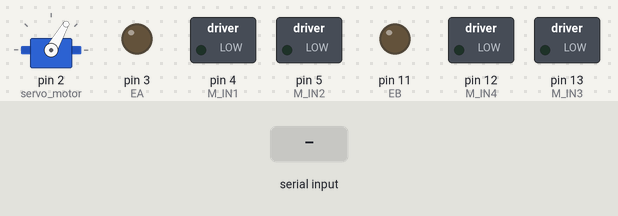
The sketch below on a simulated Arduino Uno, built with avr-gcc and run on an emulated ATmega328P. On the bench: servo, switched loads named in the sketch (green lamp = pin HIGH), output pins drawn as LEDs (lit = HIGH). Inputs (shaded band) come from the test bench.

Above: at 3.2 s.
3.3 s: "a" received over Serial
At 4.31 s:
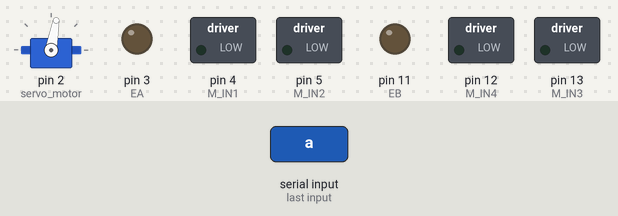
At 5.31 s:
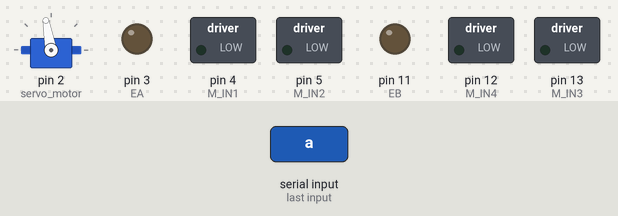
6.3 s: "s" received over Serial
At 12.9 s:
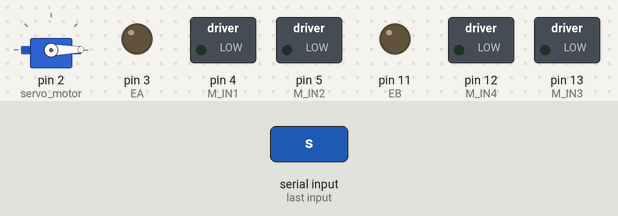
Timing chart, 0 to 14.4 s (numbered marks = the images above; inputs shaded):
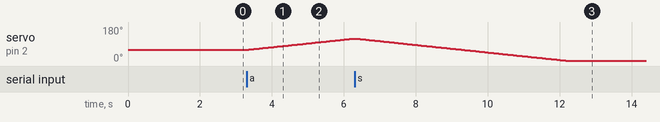

The sketch:

arduino.ino
```cpp
#include "Servo.h"//서보모터를 사용하기 위한 헤더파일 호출
Servo LKservo; //서보변수 선언

//모터드라이버핀과 아두이노의 연결번호
#define EA 3
#define EB 11
#define M_IN1 4
#define M_IN2 5
#define M_IN3 13
#define M_IN4 12

//초음파센서 아두이노핀
#define echo 6
#define trig 7

//서보모터 아두이노핀
#define servo_motor 2

int motorA_vector = 1;//모터의 회전방향이 반대일시 0을 1로 1을 0으로 바꿔주시면 모터의 회전방향이 바뀝니다.
int motorB_vector = 1;//모터의 회전방향이 반대일시 0을 1로 1을 0으로 바꿔주시면 모터의 회전방향이 바뀝니다.
int motor_speed = 170;//모터 스피드
int angle = 60;
char cmd;


void setup()
{
  Serial.begin(9600);//시리얼 통신속도를 9600로 한다.
  //모터관련 핀들을 출력으로 설정한다.
  pinMode(EA, OUTPUT);
  pinMode(EB, OUTPUT);
  pinMode(M_IN1, OUTPUT);
  pinMode(M_IN2, OUTPUT);
  pinMode(M_IN3, OUTPUT);
  pinMode(M_IN4, OUTPUT);


  pinMode(trig, OUTPUT);  //trig 출력 설정
  pinMode(echo, INPUT);  //echo 입력설정
  LKservo.attach(servo_motor);  //서보모터 핀설정
  LKservo.write(60);  //서보모터 값을 넣는다 (0~180 까지)
  delay(2000);//2초 지연
}

void loop()
{
  if(Serial.available()){
    cmd = Serial.read();
    if(cmd=='a'){
      //Serial.println("I received a");
      for(int i=LKservo.read();i<120;i++){
      LKservo.write(i);
      delay(50);
      }
      Serial.flush();
    }
    else if(cmd=='s'){
      for(int i=LKservo.read();i>0;i--){
      LKservo.write(i);
      delay(50);
      }
      Serial.flush();
    }
    else{
      Serial.println("!!!!!!!!!!!!!");
      Serial.flush();
    }
  }
}

int read_ultrasonic(void){  //초음파센서값 읽어오는 함수
  float return_time, howlong;  //시간값과 거리값을 저장하는 변수를 만든다.

  //초음파 센서는 초음파를 발사 후 돌아오는 시간을 역산하여 거리값으로 계산한다.

  digitalWrite(trig, HIGH);//초음파 발사
  delay(5);
  digitalWrite(trig, LOW);

  return_time = pulseIn(echo, HIGH);//돌아오는 시간
  howlong = ((float)(340 * return_time) / 10000) / 2; //시간을 거리로 계산
  return howlong;//거리값 리턴
}

void motor_con(int M1, int M2){

 if(M1>0){  //모터A 정회전
   digitalWrite(M_IN1,motorA_vector);
   digitalWrite(M_IN2,!motorA_vector);
 }
 else if(M1<0){  //모터A 역회전
   digitalWrite(M_IN1,!motorA_vector);
   digitalWrite(M_IN2,motorA_vector);
 }
 else{        //모터 A 정지
   digitalWrite(M_IN1,LOW);
   digitalWrite(M_IN2,LOW);
 }

 if(M2>0){    //모터B 정회전
   digitalWrite(M_IN3,motorB_vector);
   digitalWrite(M_IN4,!motorB_vector);
 }
 else if(M2<0){  //모터B 역회전
   digitalWrite(M_IN3,!motorB_vector);
   digitalWrite(M_IN4,motorB_vector);
 }
 else{          //모터 B 정지
   digitalWrite(M_IN3,LOW);
   digitalWrite(M_IN4,LOW);
 }
 analogWrite(EA,abs(M1)); //A모터 속도값
 analogWrite(EB,abs(M2)); //B모터 속도값
}
```

Measured:
- after the input at 3.3 s, servo on pin 2 (servo_motor): moves from 60° to 119° over 2.9 s, starting after 0.05 s
- after the input at 6.3 s, servo on pin 2 (servo_motor): moves from 119° to 1° over 5.9 s, starting after 0.06 s
